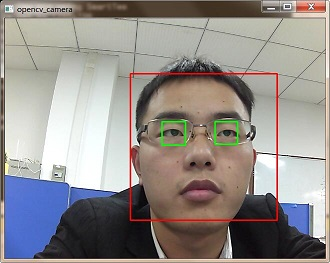
//> input picture opencv_cascde_camera/opencv_camera.jpg, 330 x 263 px, given in place of the camera
$ ./main_camera   (built with g++ and OpenCV 4)
//> lines starting //> are read from the running program, lines starting //| are printed output that depends on the picture; after the words box and inside, x2 and y2 are one past the last pixel; in counts of white or black regions, pixels touching at a corner belong together
#include<opencv2/opencv.hpp>
#include<iostream>

using namespace cv;
using namespace std;

String fileName = "F:/opencv/OpenCV3.2/opencv/build/etc/haarcascades/haarcascade_frontalface_alt.xml";
String eyefile = "F:/opencv/OpenCV3.2/opencv/build/etc/haarcascades/haarcascade_eye.xml";

CascadeClassifier face_cascader;
CascadeClassifier eye_cascader;

/** 从摄像头人脸检测 */
int main(int argc, char** argv) {
	if (!face_cascader.load(fileName)) {
		printf("could not load face feature data...\n");
		return -1;
	}
	if (!eye_cascader.load(eyefile)) {
		printf("could not load eye feature data...\n");
		return -1;
	}

	namedWindow("opencv_camera", CV_WINDOW_AUTOSIZE);
	VideoCapture capture(0);//打开摄像头
	Mat frame;
	Mat gray;
	vector<Rect> faces;
	vector<Rect> eyes;
	while (capture.read(frame)) {
//> frame is the input picture: 263 rows x 330 cols, CV_8UC3; mean B, G, R 140.3, 143.1, 148
		cvtColor(frame, gray, COLOR_BGR2GRAY);
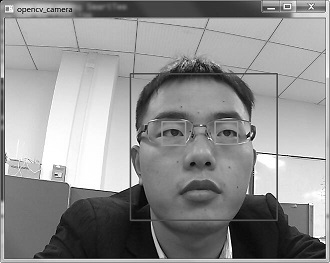
//> gray: 263 rows x 330 cols, CV_8UC1; min 0, max 255, mean 144.3
		equalizeHist(gray, gray);
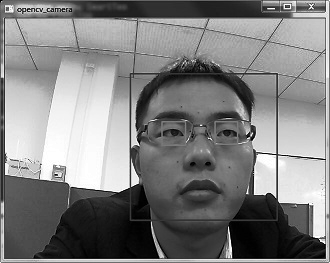
//> gray: 263 rows x 330 cols, CV_8UC1; min 0, max 255, mean 128.1
		face_cascader.detectMultiScale(gray, faces, 1.2, 3, 0, Size(30, 30));
//> faces = 1 Rect (x, y, width, height): [126, 72, 147, 147]

		for (size_t t = 0; t < faces.size() ; t++) {
			Rect roi;
			roi.x = faces[static_cast<int>(t)].x;
			roi.y = faces[static_cast<int>(t)].y;
			roi.width = faces[static_cast<int>(t)].width;
			roi.height = faces[static_cast<int>(t)].height / 2;
			Mat faceROI = frame(roi);
			eye_cascader.detectMultiScale(faceROI, eyes, 1.2, 3, 0, Size(20, 20));
			for (size_t k = 0; k < eyes.size(); k++) {
				Rect rect;
				rect.x = faces[static_cast<int>(t)].x + eyes[k].x;
				rect.y = faces[static_cast<int>(t)].y + eyes[k].y;
				rect.width = eyes[k].width;
				rect.height = eyes[k].height;
				rectangle(frame, rect, Scalar(0, 255, 0), 2, 8, 0);
			}
			rectangle(frame, faces[static_cast<int>(t)], Scalar(0, 0, 255), 2, 8, 0);
		}
//> this loop made 1 pass
//> pass 1, `Mat faceROI = frame(roi);`:
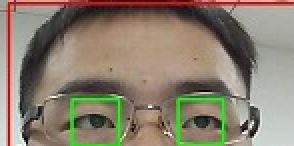
//> faceROI: 73 rows x 147 cols, CV_8UC3 (shown 2 times larger); mean B, G, R 110.8, 127.2, 138.4
//> after the loop:
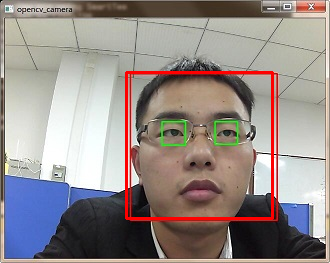
//> frame: 263 rows x 330 cols, CV_8UC3; 2.01% of pixels changed, all inside (x1, y1, x2, y2) = (125, 71, 274, 220)

		imshow("opencv_camera", frame);
		char c = waitKey(30);
//> the Esc key is pressed
		if (c == 27) { // 按ESC退出
			break;
		}
	}

	waitKey(0);
	return 0;
}
